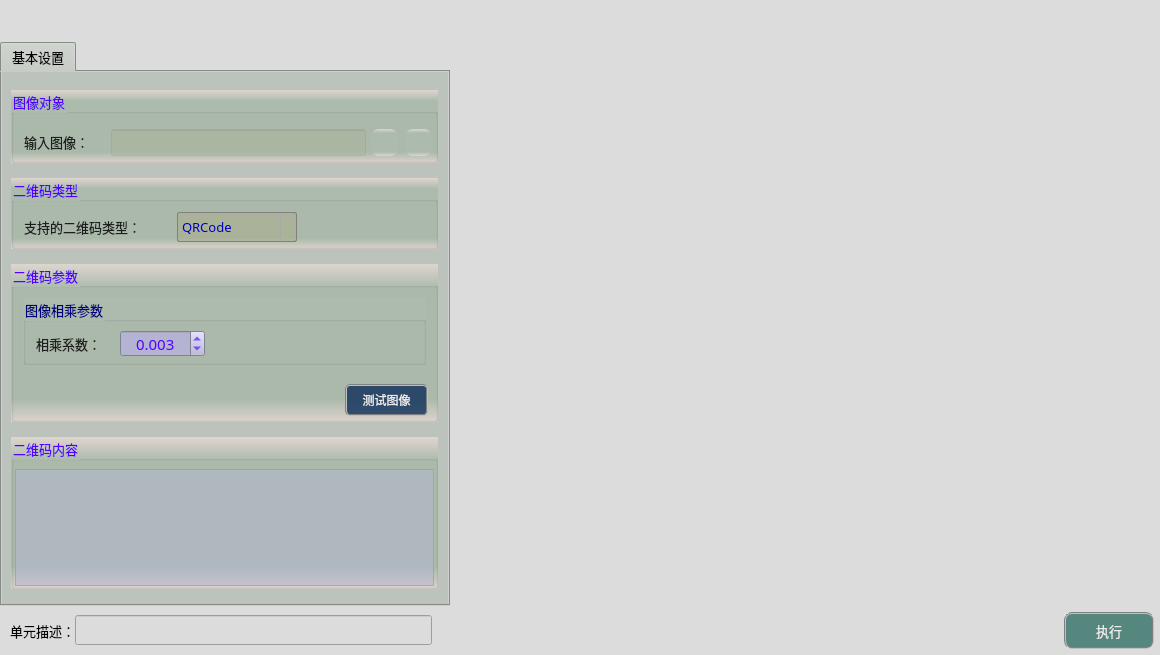
<?xml version="1.0" encoding="UTF-8"?>
<ui version="4.0">
 <class>frmQRcodeIdentifyClass</class>
 <widget class="QDialog" name="frmQRcodeIdentifyClass">
  <property name="geometry">
   <rect>
    <x>0</x>
    <y>0</y>
    <width>1160</width>
    <height>655</height>
   </rect>
  </property>
  <property name="sizePolicy">
   <sizepolicy hsizetype="Fixed" vsizetype="Fixed">
    <horstretch>0</horstretch>
    <verstretch>0</verstretch>
   </sizepolicy>
  </property>
  <property name="minimumSize">
   <size>
    <width>1160</width>
    <height>655</height>
   </size>
  </property>
  <property name="maximumSize">
   <size>
    <width>1160</width>
    <height>655</height>
   </size>
  </property>
  <property name="windowTitle">
   <string>二维码识别</string>
  </property>
  <property name="styleSheet">
   <string notr="true">background-color: rgb(220, 220, 220);</string>
  </property>
  <layout class="QGridLayout" name="gridLayout">
   <property name="leftMargin">
    <number>0</number>
   </property>
   <property name="topMargin">
    <number>0</number>
   </property>
   <property name="rightMargin">
    <number>0</number>
   </property>
   <property name="bottomMargin">
    <number>0</number>
   </property>
   <property name="spacing">
    <number>1</number>
   </property>
   <item row="0" column="0">
    <spacer name="verticalSpacer_2">
     <property name="orientation">
      <enum>Qt::Vertical</enum>
     </property>
     <property name="sizeType">
      <enum>QSizePolicy::Fixed</enum>
     </property>
     <property name="sizeHint" stdset="0">
      <size>
       <width>20</width>
       <height>42</height>
      </size>
     </property>
    </spacer>
   </item>
   <item row="1" column="0">
    <widget class="QTabWidget" name="tabWidget">
     <property name="sizePolicy">
      <sizepolicy hsizetype="Fixed" vsizetype="Expanding">
       <horstretch>0</horstretch>
       <verstretch>0</verstretch>
      </sizepolicy>
     </property>
     <property name="minimumSize">
      <size>
       <width>450</width>
       <height>550</height>
      </size>
     </property>
     <property name="maximumSize">
      <size>
       <width>16777215</width>
       <height>16777215</height>
      </size>
     </property>
     <property name="font">
      <font>
       <family>微软雅黑</family>
       <pointsize>10</pointsize>
      </font>
     </property>
     <property name="styleSheet">
      <string notr="true">background-color: #bcc2bc;</string>
     </property>
     <property name="currentIndex">
      <number>0</number>
     </property>
     <widget class="QWidget" name="tab">
      <attribute name="title">
       <string>基本设置</string>
      </attribute>
      <widget class="QGroupBox" name="groupC1">
       <property name="geometry">
        <rect>
         <x>9</x>
         <y>18</y>
         <width>427</width>
         <height>73</height>
        </rect>
       </property>
       <property name="font">
        <font>
         <family>微软雅黑</family>
         <pointsize>10</pointsize>
        </font>
       </property>
       <property name="styleSheet">
        <string notr="true">background-color: qlineargradient(x1:0, y1:0, x2:0, y2:1, stop:0 #dfd5cf, stop: 0.15 #acbbac, stop: 0.85 #acbbac,stop:1 #dfd5cf);
color: rgb(85, 0, 255);</string>
       </property>
       <property name="title">
        <string>图像对象</string>
       </property>
       <widget class="QLabel" name="label_4">
        <property name="geometry">
         <rect>
          <x>13</x>
          <y>42</y>
          <width>79</width>
          <height>19</height>
         </rect>
        </property>
        <property name="font">
         <font>
          <family>微软雅黑</family>
          <pointsize>10</pointsize>
         </font>
        </property>
        <property name="styleSheet">
         <string notr="true">color: rgb(30, 30, 30);
background: transparent;</string>
        </property>
        <property name="text">
         <string>输入图像：</string>
        </property>
       </widget>
       <widget class="QLineEdit" name="txtLinkImage">
        <property name="geometry">
         <rect>
          <x>100</x>
          <y>39</y>
          <width>255</width>
          <height>27</height>
         </rect>
        </property>
        <property name="font">
         <font>
          <family>微软雅黑</family>
          <pointsize>10</pointsize>
         </font>
        </property>
        <property name="styleSheet">
         <string notr="true">color: rgb(0, 0, 200);
background-color: rgba(170, 170, 127,50);</string>
        </property>
        <property name="alignment">
         <set>Qt::AlignCenter</set>
        </property>
        <property name="readOnly">
         <bool>true</bool>
        </property>
       </widget>
       <widget class="QPushButton" name="btnLinkImage">
        <property name="geometry">
         <rect>
          <x>360</x>
          <y>39</y>
          <width>27</width>
          <height>27</height>
         </rect>
        </property>
        <property name="toolTip">
         <string>链接图像</string>
        </property>
        <property name="styleSheet">
         <string notr="true">QWidget{ border:none;border-radius: 8px;padding: 2px 4px;}
QPushButton:hover{ background-color: rgba(85, 150, 127, 100);}
QPushButton:pressed{background-color: rgba(85, 180, 127, 160);}</string>
        </property>
        <property name="text">
         <string/>
        </property>
        <property name="icon">
         <iconset resource="sub_res.qrc">
          <normaloff>:/resource/link.png</normaloff>:/resource/link.png</iconset>
        </property>
        <property name="iconSize">
         <size>
          <width>27</width>
          <height>27</height>
         </size>
        </property>
       </widget>
       <widget class="QPushButton" name="btnDelLinkImage">
        <property name="geometry">
         <rect>
          <x>394</x>
          <y>39</y>
          <width>27</width>
          <height>27</height>
         </rect>
        </property>
        <property name="toolTip">
         <string>删除图像链接</string>
        </property>
        <property name="styleSheet">
         <string notr="true">QWidget{ border:none;border-radius: 8px;padding: 2px 4px;}
QPushButton:hover{ background-color: rgba(226, 142, 162, 100);}
QPushButton:pressed{background-color: rgba(226, 172, 162, 200);}</string>
        </property>
        <property name="text">
         <string/>
        </property>
        <property name="icon">
         <iconset resource="sub_res.qrc">
          <normaloff>:/resource/del_link.png</normaloff>:/resource/del_link.png</iconset>
        </property>
        <property name="iconSize">
         <size>
          <width>27</width>
          <height>27</height>
         </size>
        </property>
       </widget>
      </widget>
      <widget class="QGroupBox" name="groupC_2">
       <property name="geometry">
        <rect>
         <x>9</x>
         <y>106</y>
         <width>427</width>
         <height>71</height>
        </rect>
       </property>
       <property name="font">
        <font>
         <family>微软雅黑</family>
         <pointsize>10</pointsize>
        </font>
       </property>
       <property name="styleSheet">
        <string notr="true">background-color: qlineargradient(x1:0, y1:0, x2:0, y2:1, stop:0 #dfd5cf, stop: 0.15 #acbbac, stop: 0.85 #acbbac,stop:1 #dfd5cf);
color: rgb(85, 0, 255);</string>
       </property>
       <property name="title">
        <string>二维码类型</string>
       </property>
       <widget class="QLabel" name="label_5">
        <property name="geometry">
         <rect>
          <x>13</x>
          <y>39</y>
          <width>151</width>
          <height>19</height>
         </rect>
        </property>
        <property name="font">
         <font>
          <family>微软雅黑</family>
          <pointsize>10</pointsize>
         </font>
        </property>
        <property name="styleSheet">
         <string notr="true">color: rgb(30, 30, 30);
background: transparent;</string>
        </property>
        <property name="text">
         <string>支持的二维码类型：</string>
        </property>
       </widget>
       <widget class="QComboBox" name="comboMode">
        <property name="geometry">
         <rect>
          <x>166</x>
          <y>34</y>
          <width>120</width>
          <height>30</height>
         </rect>
        </property>
        <property name="sizePolicy">
         <sizepolicy hsizetype="Fixed" vsizetype="Fixed">
          <horstretch>0</horstretch>
          <verstretch>0</verstretch>
         </sizepolicy>
        </property>
        <property name="minimumSize">
         <size>
          <width>120</width>
          <height>30</height>
         </size>
        </property>
        <property name="maximumSize">
         <size>
          <width>188</width>
          <height>16777215</height>
         </size>
        </property>
        <property name="font">
         <font>
          <family>微软雅黑</family>
          <pointsize>10</pointsize>
         </font>
        </property>
        <property name="styleSheet">
         <string notr="true">QComboBox {
    border: 1px solid gray;
    border-radius: 2px;    
    color: rgb(0, 0, 200);
	background-color: rgba(170, 170, 127,100);
}
QComboBox::drop-down {
    subcontrol-origin: padding;
    subcontrol-position: top right;
    width: 15px; 
    border-left-width: 1px;
    border-left-color: darkgray;
    border-left-style: solid;
    border-top-right-radius: 3px;
    border-bottom-right-radius: 3px;
}

QComboBox::down-arrow {
    image: url(:/resource/down.png);
} 
QComboBox::down-arrow:on {
    top: 1px;
    left: 1px;
}</string>
        </property>
        <property name="sizeAdjustPolicy">
         <enum>QComboBox::AdjustToContents</enum>
        </property>
        <item>
         <property name="text">
          <string>QRCode</string>
         </property>
        </item>
       </widget>
      </widget>
      <widget class="QGroupBox" name="groupC6">
       <property name="geometry">
        <rect>
         <x>9</x>
         <y>365</y>
         <width>427</width>
         <height>152</height>
        </rect>
       </property>
       <property name="font">
        <font>
         <family>微软雅黑</family>
         <pointsize>10</pointsize>
        </font>
       </property>
       <property name="styleSheet">
        <string notr="true">background-color: qlineargradient(x1:0, y1:0, x2:0, y2:1, stop:0 #dfd5cf, stop: 0.15 #acbbac, stop: 0.85 #acbbac,stop:1 #dfd5cf);
color: rgb(85, 0, 255);</string>
       </property>
       <property name="title">
        <string>二维码内容</string>
       </property>
       <widget class="QTextEdit" name="txtMsg">
        <property name="geometry">
         <rect>
          <x>4</x>
          <y>32</y>
          <width>419</width>
          <height>117</height>
         </rect>
        </property>
        <property name="font">
         <font>
          <family>微软雅黑</family>
         </font>
        </property>
        <property name="styleSheet">
         <string notr="true">QTextEdit         
{
    background-color: rgba(180, 180, 215,120);    
    gridline-color: rgba(220, 220, 255,255);
    color: rgba(20, 20, 20,200);
}
QScrollBar:vertical{ 
		background:#FFFFF2;
		padding-top:20px;
		padding-bottom:20px;
		padding-left:2px;
		padding-right:2px;
		border-left:1px solid #d7d7d7;}
QScrollBar::handle:vertical{
		background:#dbdbdb;
		border-radius:6px;
		min-height:20px;}
QScrollBar::handle:vertical:hover{
		background:#d0d0d0;}
QScrollBar::add-line:vertical{
		background:url(:/resource/down.png) center no-repeat;}
QScrollBar::sub-line:vertical{
		background:url(:/resource/up.png) center no-repeat;}
QScrollBar:horizontal{ 
		background:#FFFFF2;
		padding-top:20px;
		padding-bottom:20px;
		padding-left:2px;
		padding-right:2px;
		border-left:1px solid #d7d7d7;}
QScrollBar::handle:horizontal{
		background:#dbdbdb;
		border-radius:6px;
		min-height:20px;}
QScrollBar::handle:horizontal:hover{
		background:#d0d0d0;}
QScrollBar::add-line:horizontal{
		background:url(:/resource/right.png) center no-repeat;}
QScrollBar::sub-line:horizontal{
		background:url(:/resource/left.png) center no-repeat;}</string>
        </property>
        <property name="readOnly">
         <bool>true</bool>
        </property>
       </widget>
      </widget>
      <widget class="QGroupBox" name="groupC3">
       <property name="geometry">
        <rect>
         <x>9</x>
         <y>192</y>
         <width>427</width>
         <height>158</height>
        </rect>
       </property>
       <property name="font">
        <font>
         <family>微软雅黑</family>
         <pointsize>10</pointsize>
        </font>
       </property>
       <property name="styleSheet">
        <string notr="true">background-color: qlineargradient(x1:0, y1:0, x2:0, y2:1, stop:0 #dfd5cf, stop: 0.15 #acbbac, stop: 0.85 #acbbac,stop:1 #dfd5cf);
color: rgb(85, 0, 255);</string>
       </property>
       <property name="title">
        <string>二维码参数</string>
       </property>
       <widget class="QGroupBox" name="groupC4">
        <property name="geometry">
         <rect>
          <x>12</x>
          <y>34</y>
          <width>403</width>
          <height>67</height>
         </rect>
        </property>
        <property name="font">
         <font>
          <family>微软雅黑</family>
          <pointsize>10</pointsize>
         </font>
        </property>
        <property name="styleSheet">
         <string notr="true">background-color: #acbbac;
color: rgb(0, 0, 127);</string>
        </property>
        <property name="title">
         <string>图像相乘参数</string>
        </property>
        <widget class="QDoubleSpinBox" name="spinMulValue">
         <property name="geometry">
          <rect>
           <x>97</x>
           <y>32</y>
           <width>85</width>
           <height>27</height>
          </rect>
         </property>
         <property name="font">
          <font>
           <family>微软雅黑</family>
           <pointsize>11</pointsize>
          </font>
         </property>
         <property name="styleSheet">
          <string notr="true">QWidget{color: rgb(85, 0, 255);background-color: rgb(180, 180, 210);}
QDoubleSpinBox::up-button{
    border:transparent;
}
QDoubleSpinBox::down-button{
    border:transparent;
}
QDoubleSpinBox::up-arrow{
    image:url(:/resource/up.png);
}
QDoubleSpinBox::down-arrow{
    image:url(:/resource/down.png);
}</string>
         </property>
         <property name="alignment">
          <set>Qt::AlignCenter</set>
         </property>
         <property name="decimals">
          <number>3</number>
         </property>
         <property name="maximum">
          <double>21.000000000000000</double>
         </property>
         <property name="singleStep">
          <double>0.010000000000000</double>
         </property>
         <property name="value">
          <double>0.003000000000000</double>
         </property>
        </widget>
        <widget class="QLabel" name="label_52">
         <property name="geometry">
          <rect>
           <x>13</x>
           <y>36</y>
           <width>83</width>
           <height>19</height>
          </rect>
         </property>
         <property name="font">
          <font>
           <family>微软雅黑</family>
           <pointsize>10</pointsize>
          </font>
         </property>
         <property name="styleSheet">
          <string notr="true">color: rgb(30, 30, 30);
background: transparent;</string>
         </property>
         <property name="text">
          <string>相乘系数：</string>
         </property>
        </widget>
       </widget>
       <widget class="QPushButton" name="btnTestImage">
        <property name="geometry">
         <rect>
          <x>334</x>
          <y>120</y>
          <width>83</width>
          <height>32</height>
         </rect>
        </property>
        <property name="sizePolicy">
         <sizepolicy hsizetype="Fixed" vsizetype="Fixed">
          <horstretch>0</horstretch>
          <verstretch>0</verstretch>
         </sizepolicy>
        </property>
        <property name="minimumSize">
         <size>
          <width>60</width>
          <height>30</height>
         </size>
        </property>
        <property name="font">
         <font>
          <family>微软雅黑</family>
          <pointsize>9</pointsize>
         </font>
        </property>
        <property name="styleSheet">
         <string notr="true">QWidget{ background-color: rgba(9, 42, 87, 200);}
QWidget{ color: rgb(235, 235, 235);}
QWidget{ border: 2px groove gray;border-radius: 5px;padding: 2px 4px;}
QPushButton:hover{ background-color: rgb(9, 62, 87);}
QPushButton:pressed{background-color: rgb(9, 82, 87);}</string>
        </property>
        <property name="text">
         <string>测试图像</string>
        </property>
       </widget>
       <widget class="QLabel" name="label_8">
        <property name="geometry">
         <rect>
          <x>285</x>
          <y>118</y>
          <width>43</width>
          <height>35</height>
         </rect>
        </property>
        <property name="font">
         <font>
          <family>黑体</family>
          <pointsize>12</pointsize>
         </font>
        </property>
        <property name="styleSheet">
         <string notr="true">color: rgb(30, 30, 30);
background: transparent;</string>
        </property>
        <property name="text">
         <string/>
        </property>
        <property name="pixmap">
         <pixmap resource="sub_res.qrc">:/resource/a_right.png</pixmap>
        </property>
        <property name="scaledContents">
         <bool>true</bool>
        </property>
       </widget>
      </widget>
     </widget>
    </widget>
   </item>
   <item row="3" column="0" colspan="3">
    <layout class="QHBoxLayout" name="horizontalLayout">
     <property name="spacing">
      <number>0</number>
     </property>
     <property name="bottomMargin">
      <number>6</number>
     </property>
     <item>
      <spacer name="horizontalSpacer">
       <property name="orientation">
        <enum>Qt::Horizontal</enum>
       </property>
       <property name="sizeType">
        <enum>QSizePolicy::Fixed</enum>
       </property>
       <property name="sizeHint" stdset="0">
        <size>
         <width>10</width>
         <height>20</height>
        </size>
       </property>
      </spacer>
     </item>
     <item>
      <widget class="QLabel" name="label_3">
       <property name="sizePolicy">
        <sizepolicy hsizetype="Fixed" vsizetype="Fixed">
         <horstretch>0</horstretch>
         <verstretch>0</verstretch>
        </sizepolicy>
       </property>
       <property name="maximumSize">
        <size>
         <width>83</width>
         <height>25</height>
        </size>
       </property>
       <property name="font">
        <font>
         <family>微软雅黑</family>
         <pointsize>10</pointsize>
        </font>
       </property>
       <property name="styleSheet">
        <string notr="true">background-color: rgba(255, 255, 255, 0);</string>
       </property>
       <property name="text">
        <string>单元描述：</string>
       </property>
      </widget>
     </item>
     <item>
      <widget class="QLineEdit" name="txtDescribe">
       <property name="sizePolicy">
        <sizepolicy hsizetype="Fixed" vsizetype="Fixed">
         <horstretch>0</horstretch>
         <verstretch>0</verstretch>
        </sizepolicy>
       </property>
       <property name="minimumSize">
        <size>
         <width>357</width>
         <height>30</height>
        </size>
       </property>
       <property name="maximumSize">
        <size>
         <width>16777215</width>
         <height>30</height>
        </size>
       </property>
       <property name="font">
        <font>
         <family>微软雅黑</family>
         <pointsize>10</pointsize>
        </font>
       </property>
      </widget>
     </item>
     <item>
      <spacer name="horizontalSpacer_8">
       <property name="orientation">
        <enum>Qt::Horizontal</enum>
       </property>
       <property name="sizeHint" stdset="0">
        <size>
         <width>40</width>
         <height>20</height>
        </size>
       </property>
      </spacer>
     </item>
     <item>
      <widget class="QPushButton" name="btnExecute">
       <property name="minimumSize">
        <size>
         <width>90</width>
         <height>37</height>
        </size>
       </property>
       <property name="font">
        <font>
         <family>微软雅黑</family>
         <pointsize>10</pointsize>
        </font>
       </property>
       <property name="styleSheet">
        <string notr="true">QWidget{ background-color: rgb(85, 135, 127);}
QWidget{ color: rgb(235, 235, 235);}
QWidget{ border: 2px groove gray;border-radius: 8px;padding: 2px 4px;}
QPushButton:hover{ background-color: rgb(85, 155, 127);}
QPushButton:pressed{background-color: rgb(85, 175, 127);}</string>
       </property>
       <property name="text">
        <string>执行</string>
       </property>
      </widget>
     </item>
     <item>
      <spacer name="horizontalSpacer_2">
       <property name="orientation">
        <enum>Qt::Horizontal</enum>
       </property>
       <property name="sizeType">
        <enum>QSizePolicy::Fixed</enum>
       </property>
       <property name="sizeHint" stdset="0">
        <size>
         <width>6</width>
         <height>20</height>
        </size>
       </property>
      </spacer>
     </item>
    </layout>
   </item>
   <item row="0" column="2">
    <spacer name="verticalSpacer">
     <property name="orientation">
      <enum>Qt::Vertical</enum>
     </property>
     <property name="sizeType">
      <enum>QSizePolicy::Fixed</enum>
     </property>
     <property name="sizeHint" stdset="0">
      <size>
       <width>20</width>
       <height>42</height>
      </size>
     </property>
    </spacer>
   </item>
   <item row="1" column="2">
    <layout class="QGridLayout" name="imageLayout">
     <property name="spacing">
      <number>1</number>
     </property>
    </layout>
   </item>
   <item row="2" column="0">
    <spacer name="verticalSpacer_4">
     <property name="orientation">
      <enum>Qt::Vertical</enum>
     </property>
     <property name="sizeType">
      <enum>QSizePolicy::Fixed</enum>
     </property>
     <property name="sizeHint" stdset="0">
      <size>
       <width>20</width>
       <height>5</height>
      </size>
     </property>
    </spacer>
   </item>
   <item row="1" column="1">
    <spacer name="horizontalSpacer_3">
     <property name="orientation">
      <enum>Qt::Horizontal</enum>
     </property>
     <property name="sizeType">
      <enum>QSizePolicy::Fixed</enum>
     </property>
     <property name="sizeHint" stdset="0">
      <size>
       <width>3</width>
       <height>20</height>
      </size>
     </property>
    </spacer>
   </item>
  </layout>
 </widget>
 <layoutdefault spacing="6" margin="11"/>
 <resources>
  <include location="sub_res.qrc"/>
  <include location="../../ImageProcess/ImageView/sub_res.qrc"/>
  <include location="../BarcodeIdentify/sub_res.qrc"/>
 </resources>
 <connections/>
</ui>
